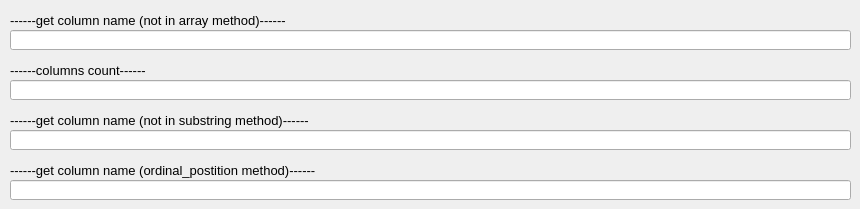
        <widget class="QWidget" name="tab_11">
         <attribute name="title">
          <string>columns</string>
         </attribute>
         <widget class="QLineEdit" name="q_union_ms_get_column_name">
          <property name="geometry">
           <rect>
            <x>10</x>
            <y>30</y>
            <width>841</width>
            <height>20</height>
           </rect>
          </property>
          <property name="font">
           <font>
            <pointsize>9</pointsize>
           </font>
          </property>
          <property name="text">
           <string/>
          </property>
         </widget>
         <widget class="QLabel" name="label_23">
          <property name="geometry">
           <rect>
            <x>10</x>
            <y>110</y>
            <width>321</width>
            <height>20</height>
           </rect>
          </property>
          <property name="font">
           <font>
            <pointsize>10</pointsize>
           </font>
          </property>
          <property name="text">
           <string>------get column name (not in substring method)------</string>
          </property>
         </widget>
         <widget class="QLineEdit" name="q_union_ms_get_column_name3">
          <property name="geometry">
           <rect>
            <x>10</x>
            <y>180</y>
            <width>841</width>
            <height>20</height>
           </rect>
          </property>
          <property name="font">
           <font>
            <pointsize>9</pointsize>
           </font>
          </property>
          <property name="text">
           <string/>
          </property>
         </widget>
         <widget class="QLineEdit" name="q_union_ms_columns_count">
          <property name="geometry">
           <rect>
            <x>10</x>
            <y>80</y>
            <width>841</width>
            <height>20</height>
           </rect>
          </property>
          <property name="font">
           <font>
            <pointsize>9</pointsize>
           </font>
          </property>
          <property name="text">
           <string/>
          </property>
         </widget>
         <widget class="QLineEdit" name="q_union_ms_get_column_name2">
          <property name="geometry">
           <rect>
            <x>10</x>
            <y>130</y>
            <width>841</width>
            <height>20</height>
           </rect>
          </property>
          <property name="font">
           <font>
            <pointsize>9</pointsize>
           </font>
          </property>
          <property name="text">
           <string/>
          </property>
         </widget>
         <widget class="QLabel" name="label_27">
          <property name="geometry">
           <rect>
            <x>10</x>
            <y>60</y>
            <width>291</width>
            <height>20</height>
           </rect>
          </property>
          <property name="font">
           <font>
            <pointsize>10</pointsize>
           </font>
          </property>
          <property name="text">
           <string>------columns count------</string>
          </property>
         </widget>
         <widget class="QLabel" name="label_28">
          <property name="geometry">
           <rect>
            <x>10</x>
            <y>160</y>
            <width>341</width>
            <height>20</height>
           </rect>
          </property>
          <property name="font">
           <font>
            <pointsize>10</pointsize>
           </font>
          </property>
          <property name="text">
           <string>------get column name (ordinal_postition method)------</string>
          </property>
         </widget>
         <widget class="QLabel" name="label_30">
          <property name="geometry">
           <rect>
            <x>10</x>
            <y>10</y>
            <width>291</width>
            <height>20</height>
           </rect>
          </property>
          <property name="font">
           <font>
            <pointsize>10</pointsize>
           </font>
          </property>
          <property name="text">
           <string>------get column name (not in array method)------</string>
          </property>
         </widget>
        </widget>
